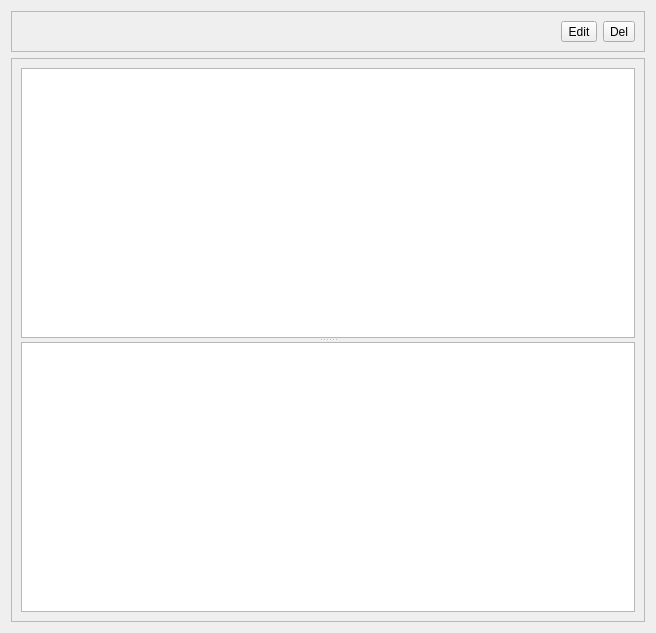
<?xml version="1.0" encoding="UTF-8"?>
<ui version="4.0">
 <class>DocumentsStorageViewverWidget</class>
 <widget class="QWidget" name="DocumentsStorageViewverWidget">
  <property name="geometry">
   <rect>
    <x>0</x>
    <y>0</y>
    <width>656</width>
    <height>633</height>
   </rect>
  </property>
  <property name="windowTitle">
   <string>Form</string>
  </property>
  <layout class="QVBoxLayout" name="verticalLayout">
   <item>
    <widget class="QFrame" name="frame_9">
     <property name="sizePolicy">
      <sizepolicy hsizetype="Preferred" vsizetype="Maximum">
       <horstretch>0</horstretch>
       <verstretch>0</verstretch>
      </sizepolicy>
     </property>
     <property name="frameShape">
      <enum>QFrame::StyledPanel</enum>
     </property>
     <property name="frameShadow">
      <enum>QFrame::Raised</enum>
     </property>
     <layout class="QHBoxLayout" name="horizontalLayout_4">
      <item>
       <spacer name="horizontalSpacer_6">
        <property name="orientation">
         <enum>Qt::Horizontal</enum>
        </property>
        <property name="sizeHint" stdset="0">
         <size>
          <width>242</width>
          <height>20</height>
         </size>
        </property>
       </spacer>
      </item>
      <item>
       <widget class="QToolButton" name="toolButton_3">
        <property name="text">
         <string>Edit</string>
        </property>
       </widget>
      </item>
      <item>
       <widget class="QToolButton" name="toolButton_4">
        <property name="text">
         <string>Del</string>
        </property>
       </widget>
      </item>
     </layout>
    </widget>
   </item>
   <item>
    <widget class="QFrame" name="frame">
     <property name="frameShape">
      <enum>QFrame::StyledPanel</enum>
     </property>
     <property name="frameShadow">
      <enum>QFrame::Raised</enum>
     </property>
     <layout class="QVBoxLayout" name="verticalLayout_2">
      <item>
       <widget class="QSplitter" name="splitter">
        <property name="orientation">
         <enum>Qt::Vertical</enum>
        </property>
        <widget class="QListView" name="listView"/>
        <widget class="DocumentEditorWidget" name="textEdit"/>
       </widget>
      </item>
     </layout>
    </widget>
   </item>
  </layout>
 </widget>
 <customwidgets>
  <customwidget>
   <class>DocumentEditorWidget</class>
   <extends>QTextEdit</extends>
   <header>DocumentEditorWidget.h</header>
  </customwidget>
 </customwidgets>
 <resources/>
 <connections>
  <connection>
   <sender>listView</sender>
   <signal>doubleClicked(QModelIndex)</signal>
   <receiver>DocumentsStorageViewverWidget</receiver>
   <slot>documentSelected(QModelIndex)</slot>
   <hints>
    <hint type="sourcelabel">
     <x>157</x>
     <y>173</y>
    </hint>
    <hint type="destinationlabel">
     <x>327</x>
     <y>316</y>
    </hint>
   </hints>
  </connection>
 </connections>
 <slots>
  <slot>documentSelected(QModelIndex)</slot>
 </slots>
</ui>
